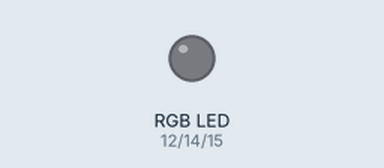
This sketch was run on a simulated Arduino Uno, built with avr-gcc and run on an emulated ATmega328P. On the bench: an RGB LED mixed from three pins (HIGH = lit).

Above: at 0.3 s.
At 1.3 s:
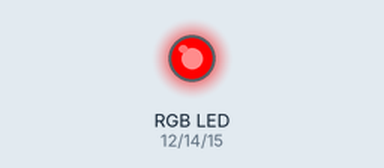
At 2.6 s:
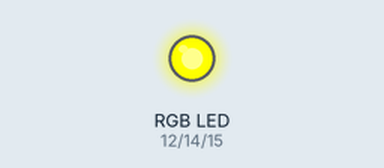
At 4.0 s:
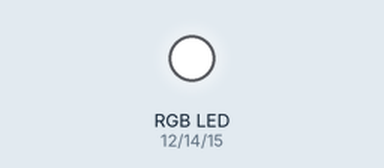
Timing chart, 0 to 7.7 s (numbered marks = the images above):
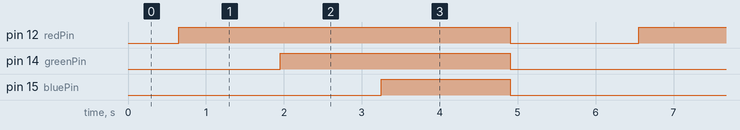

The sketch:

RGB_LED.ino
```cpp
/*
This code is manipulated from
Adafruit Arduino - Lesson 3. RGB LED
https://learn.adafruit.com/adafruit-arduino-lesson-3-rgb-leds/arduino-sketch
*/

int redPin = 12;
int greenPin = 14;
int bluePin = 15;

void setup()
{
  pinMode(redPin, OUTPUT);
  pinMode(greenPin, OUTPUT);
  pinMode(bluePin, OUTPUT);
}

/*
RGB LED will smoothly alter its colour from
dark to white.
*/

void loop()
{
  int red = 0;
  int green = 0;
  int blue = 0;

  while(red < 255) {
    setColor(red, green, blue);
    // I have tried red+= 1, but 1 was too small change.
    // Because 1 is too small, the colour won't change
    // at all.
    red += 10;
    // If you don't have any delay, you won't see any
    // colour change.
    delay(50);
  }

  while(green < 255) {
    setColor(250, green, blue);
    green += 10;
    delay(50);
  }

  while(blue < 255) {
    setColor(250, 250, blue);
    blue += 10;
    delay(50);
  }

  delay(1000);

  // Turn off LED
  red = 0;
  green = 0;
  blue = 0;
  setColor(red, green, blue);
  delay(1000);

}


void setColor(int red, int green, int blue)
{
  analogWrite(redPin, red);
  analogWrite(greenPin, green);
  analogWrite(bluePin, blue);
}
```

Measured:
- by itself, pin 12 (redPin): alternates HIGH for 4.3 s and LOW for 1.7 s
- by itself, pin 14 (greenPin): alternates HIGH for 3.0 s and LOW for 3.0 s
- by itself, pin 15 (bluePin): alternates HIGH for 1.7 s and LOW for 4.3 s
